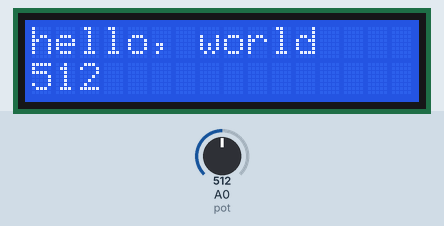
This sketch was run on a simulated Arduino Uno, built with avr-gcc and run on an emulated ATmega328P. Shown: 16×2 character LCD. The inputs (shaded band) are chosen by the test bench; at power-on: A0 (pot) = 512.

Above: at 1.2 s.
1.3 s: A0 (pot) set to 716
At 2.1 s:
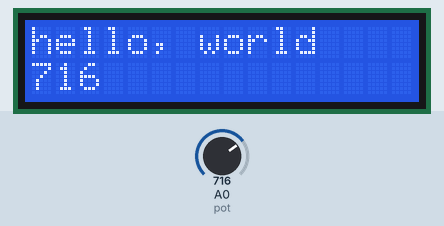
2.8 s: A0 (pot) set to 900
At 3.8 s:
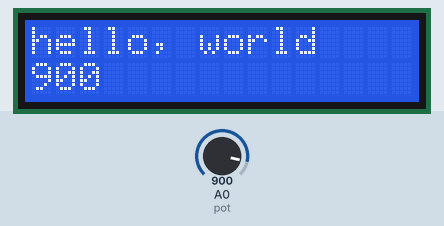
4.3 s: A0 (pot) set to 1023
At 5.3 s:
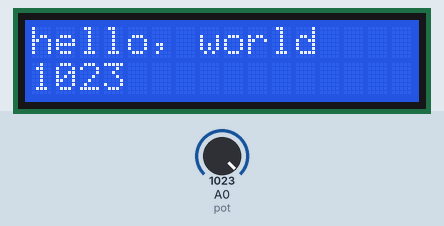
Timing chart, 0 to 7.3 s (numbered marks = the images above; inputs shaded):
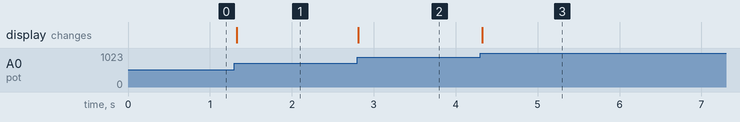

The sketch:

LCD.ino
```cpp
#include <SPI.h>
#include<LiquidCrystal.h>
LiquidCrystal lcd(12,11,5,4,3,2);


int pot = A0;

void setup(){
  lcd.begin(16,2);
  lcd.print("hello, world");
  pinMode(pot,INPUT);
}

void loop(){
  lcd.setCursor(0,1);
  lcd.print(millis()/1000);
  lcd.setCursor(0,7);
  lcd.print(analogRead(pot));
}
```

Measured:
- after the input at 1.3 s, the display: changes at once (image 1)
- after the input at 2.8 s, the display: changes at once (image 2)
- after the input at 4.3 s, the display: changes at once (image 3)
